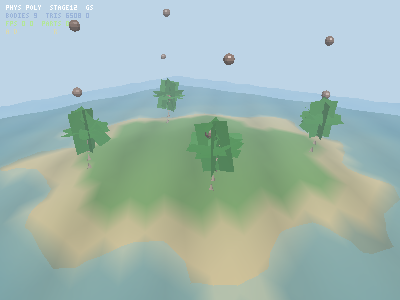
#> input picture demo/frames_pp/frame_00006.png, 400 x 300 px; its folder holds only this picture in this run
$ python collect_physpoly_demo.py
#> lines starting #> are read from the running program, lines starting #| are printed output that depends on the picture
#!/usr/bin/env python3
"""Собирает physpoly.gif / filmstrip / стиллы из demo/frames_pp + PIL-сверка."""
import glob
import os

from PIL import Image

fs = sorted(glob.glob("demo/frames_pp/frame_*.png"))
assert fs, "нет кадров demo/frames_pp"
frames = [Image.open(f).convert("RGB") for f in fs]
#> frames = 1 item
sub = frames[::2]  # 40 -> 20 в GIF
#> sub = 1 item
sub[0].save("demo/physpoly.gif", save_all=True, append_images=sub[1:],
            duration=120, loop=0, optimize=True)
w, h = frames[0].size
#> w = 400; h = 300
strip = Image.new("RGB", (w * 3, h * 3), (16, 16, 24))
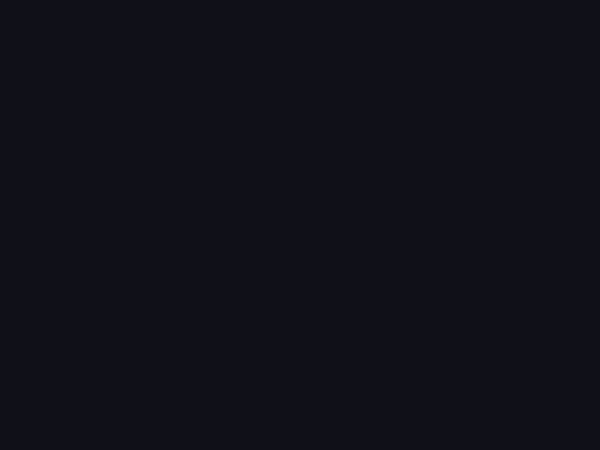
#> strip: PIL image 1200x900 RGB (shown at 1/2 size); mean R, G, B 16, 16, 24
for k, i in enumerate([min(int(len(frames) * j / 9), len(frames) - 1) for j in range(9)]):
    strip.paste(frames[i], ((k % 3) * w, (k // 3) * h))
#> this loop made 9 passes
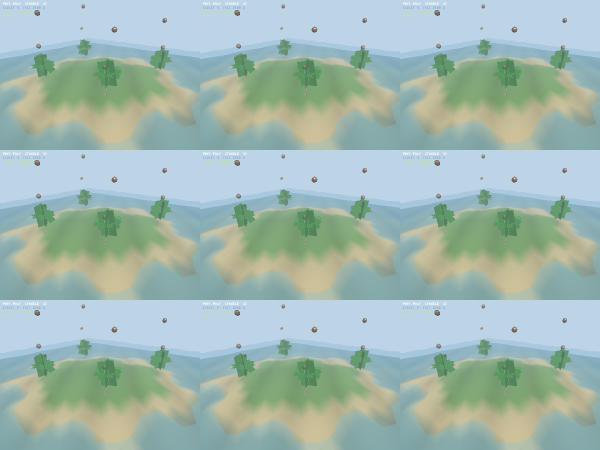
#> strip: PIL image 1200x900 RGB (shown at 1/2 size); mean R, G, B 161.5, 185, 176.8
strip.save("demo/physpoly_filmstrip.png")
frames[len(frames) // 3].save("demo/physpoly_still1.png")
frames[2 * len(frames) // 3].save("demo/physpoly_still2.png")
for name in ("demo/physpoly.gif", "demo/physpoly_filmstrip.png"):
    im = Image.open(name).convert("L")
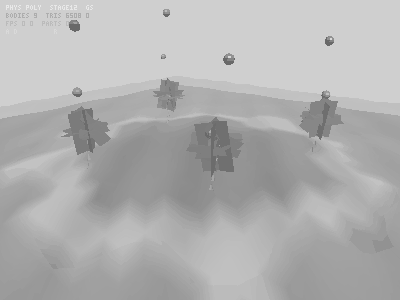
#> im: PIL image 400x300 L; min 105, max 232, mean 177
    hh = im.histogram()
#> hh = 256 values, max 35333 at index 207, min 0 at index 0, mean 468.8
    r = 1 - hh[255] / sum(hh)
#> r = 1
    assert r > 0.05, name + " выглядит пустым (non-white %.3f)" % r
    print("ok - %s: non-white %.3f, %d bytes" % (name, r, os.pathsize if False else os.path.getsize(name)))
#| ok - demo/physpoly.gif: non-white 1.000, 38372 bytes
